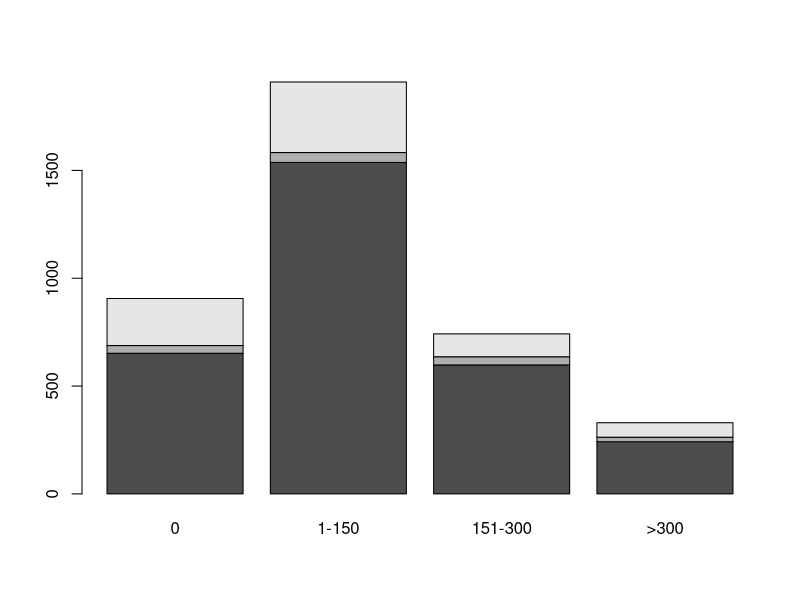
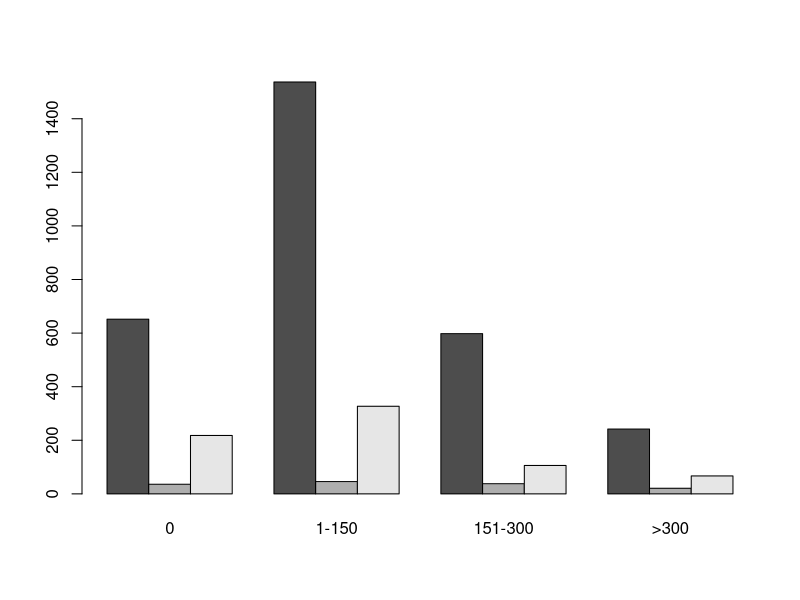
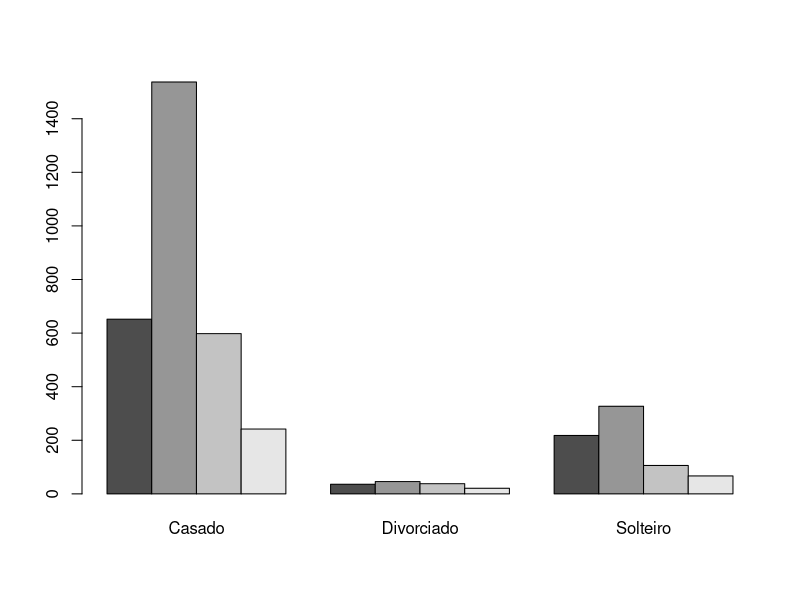

Recreate these plots in R, in order.
# Bar Plots

# Preparando os dados
# Preparando os dados
casamentos <- matrix(c(652,1537,598,242,36,46,38,21,218,327,106,67),
                     nrow = 3, byrow = T)

# Nomeando a matriz
colnames(casamentos) <- c("0","1-150","151-300",">300")
rownames(casamentos) <- c("Casado","Divorciado","Solteiro")


# Construindo o plot
barplot(casamentos)
barplot(casamentos, beside = T)

# Transposta da matriz
barplot(t(casamentos), beside = T)

